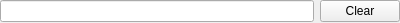
<?xml version="1.0" encoding="UTF-8"?>
<ui version="4.0">
 <class>TESFilePicker</class>
 <widget class="QWidget" name="TESFilePicker">
  <property name="geometry">
   <rect>
    <x>0</x>
    <y>0</y>
    <width>400</width>
    <height>23</height>
   </rect>
  </property>
  <property name="windowTitle">
   <string>Form</string>
  </property>
  <layout class="QHBoxLayout" name="horizontalLayout">
   <property name="leftMargin">
    <number>0</number>
   </property>
   <property name="topMargin">
    <number>0</number>
   </property>
   <property name="rightMargin">
    <number>0</number>
   </property>
   <property name="bottomMargin">
    <number>0</number>
   </property>
   <item>
    <widget class="QLineEdit" name="text"/>
   </item>
   <item>
    <widget class="QPushButton" name="buttonClear">
     <property name="text">
      <string>Clear</string>
     </property>
    </widget>
   </item>
  </layout>
 </widget>
 <resources/>
 <connections/>
</ui>
